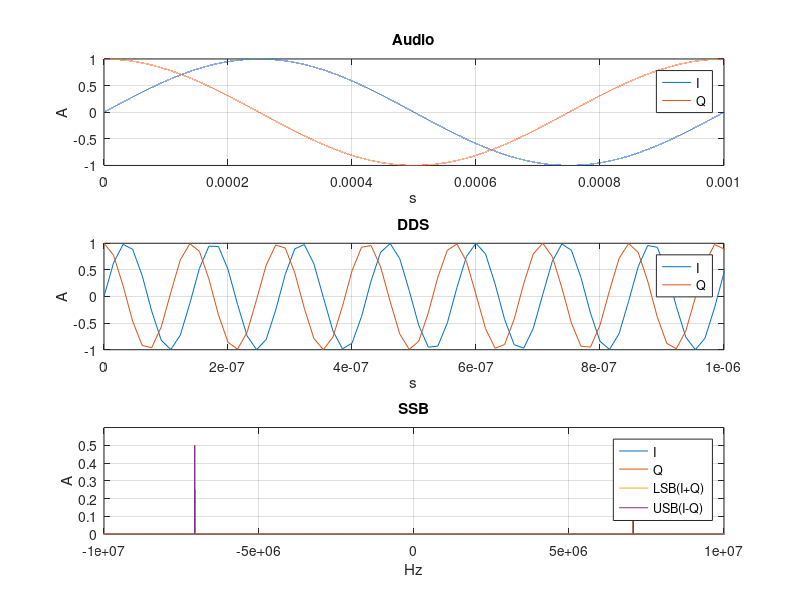

MATLAB code for this plot:
addpath("C:\Users\Martin Stoyanov\IdeaProjects\va3aui\matlab")
pkg load communications
pkg load signal
clear all
close all
clc

fs = 65e6
t = 0 : 1/fs : 1e-3 - 1/fs
df = -fs/2 : 1e3 : fs/2-1e3

fa = 1e3
audio = sin(2*pi*fa*t)
audio_i = audio
audio_q = -imag(hilbert(audio))

fc = 7.074e6
dds_i = sin(2*pi*fc*t)
dds_q = cos(2*pi*fc*t)

i = audio_i.*dds_i
q = audio_q.*dds_q

figure(1)
subplot(3, 1, 1)
plot(t, audio_i)
hold on
plot(t, audio_q)
hold off
axis([0, 1e-3, -1, 1])
title('Audio')
xlabel('s')
ylabel('A')
legend('I', 'Q')
grid on
subplot(3, 1, 2)
plot(t, dds_i)
hold on
plot(t, dds_q)
hold off
axis([0, 1e-6, -1, 1])
title('DDS')
xlabel('s')
ylabel('A')
legend('I', 'Q')
grid on
subplot(3, 1, 3)
plot(df, abs(fftshift(fft(i)/length(df))))
hold on
plot(df, abs(fftshift(fft(q)/length(df))))
hold on
plot(df, abs(fftshift(fft(i+q)/length(df))))
hold on
plot(df, abs(fftshift(fft(i-q)/length(df))))
hold off
axis([-10e6, 10e6, 0, 0.6])
title('SSB')
xlabel('Hz')
ylabel('A')
legend('I', 'Q', 'LSB(I+Q)', 'USB(I-Q)')
grid on

